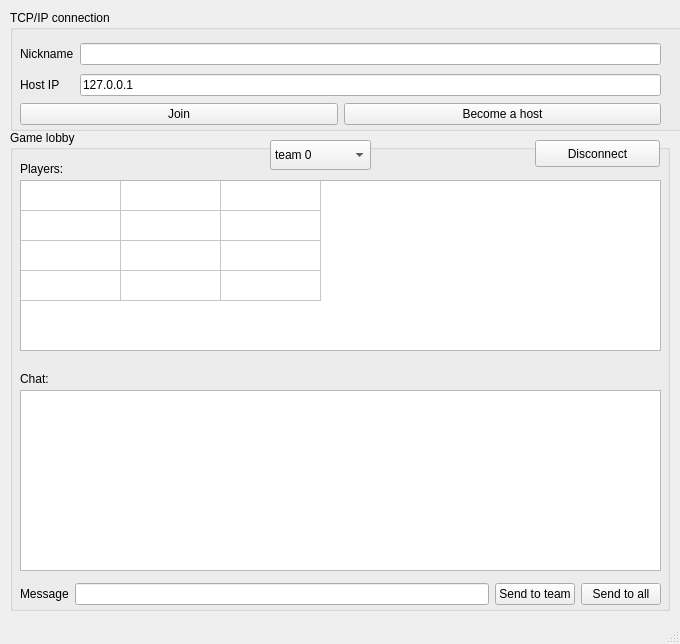
<?xml version="1.0" encoding="UTF-8"?>
<ui version="4.0">
 <class>LobbyFrame</class>
 <widget class="QMainWindow" name="LobbyFrame">
  <property name="geometry">
   <rect>
    <x>0</x>
    <y>0</y>
    <width>680</width>
    <height>644</height>
   </rect>
  </property>
  <property name="windowTitle">
   <string>MainWindow</string>
  </property>
  <widget class="QWidget" name="centralwidget">
   <widget class="QGroupBox" name="lobbyBox">
    <property name="enabled">
     <bool>true</bool>
    </property>
    <property name="geometry">
     <rect>
      <x>10</x>
      <y>130</y>
      <width>660</width>
      <height>481</height>
     </rect>
    </property>
    <property name="title">
     <string>Game lobby</string>
    </property>
    <widget class="QLabel" name="playersLabel">
     <property name="geometry">
      <rect>
       <x>10</x>
       <y>30</y>
       <width>72</width>
       <height>18</height>
      </rect>
     </property>
     <property name="text">
      <string>Players:</string>
     </property>
    </widget>
    <widget class="QLabel" name="chatLabel">
     <property name="geometry">
      <rect>
       <x>10</x>
       <y>240</y>
       <width>72</width>
       <height>18</height>
      </rect>
     </property>
     <property name="text">
      <string>Chat:</string>
     </property>
    </widget>
    <widget class="QListWidget" name="messages">
     <property name="geometry">
      <rect>
       <x>10</x>
       <y>260</y>
       <width>641</width>
       <height>181</height>
      </rect>
     </property>
    </widget>
    <widget class="QTableWidget" name="players">
     <property name="geometry">
      <rect>
       <x>10</x>
       <y>50</y>
       <width>641</width>
       <height>171</height>
      </rect>
     </property>
     <property name="editTriggers">
      <set>QAbstractItemView::NoEditTriggers</set>
     </property>
     <attribute name="horizontalHeaderVisible">
      <bool>false</bool>
     </attribute>
     <attribute name="verticalHeaderVisible">
      <bool>false</bool>
     </attribute>
     <row>
      <property name="text">
       <string>1</string>
      </property>
     </row>
     <row>
      <property name="text">
       <string>2</string>
      </property>
     </row>
     <row>
      <property name="text">
       <string>3</string>
      </property>
     </row>
     <row>
      <property name="text">
       <string>4</string>
      </property>
     </row>
     <column>
      <property name="text">
       <string>Nickname</string>
      </property>
     </column>
     <column>
      <property name="text">
       <string>IP</string>
      </property>
     </column>
     <column>
      <property name="text">
       <string>Team</string>
      </property>
     </column>
     <item row="0" column="0">
      <property name="text">
       <string/>
      </property>
     </item>
     <item row="0" column="1">
      <property name="text">
       <string/>
      </property>
     </item>
     <item row="0" column="2">
      <property name="text">
       <string/>
      </property>
     </item>
     <item row="1" column="0">
      <property name="text">
       <string/>
      </property>
     </item>
     <item row="1" column="1">
      <property name="text">
       <string/>
      </property>
     </item>
     <item row="1" column="2">
      <property name="text">
       <string/>
      </property>
     </item>
     <item row="2" column="0">
      <property name="text">
       <string/>
      </property>
     </item>
     <item row="2" column="1">
      <property name="text">
       <string/>
      </property>
     </item>
     <item row="2" column="2">
      <property name="text">
       <string/>
      </property>
     </item>
     <item row="3" column="0">
      <property name="text">
       <string/>
      </property>
     </item>
     <item row="3" column="1">
      <property name="text">
       <string/>
      </property>
     </item>
     <item row="3" column="2">
      <property name="text">
       <string/>
      </property>
     </item>
    </widget>
    <widget class="QPushButton" name="disconnectButton">
     <property name="geometry">
      <rect>
       <x>525</x>
       <y>10</y>
       <width>125</width>
       <height>27</height>
      </rect>
     </property>
     <property name="text">
      <string>Disconnect</string>
     </property>
    </widget>
    <widget class="QWidget" name="layoutWidget">
     <property name="geometry">
      <rect>
       <x>10</x>
       <y>450</y>
       <width>641</width>
       <height>29</height>
      </rect>
     </property>
     <layout class="QGridLayout" name="sendMessageGrid">
      <item row="0" column="1">
       <widget class="QLineEdit" name="messageInput">
        <property name="maxLength">
         <number>164</number>
        </property>
       </widget>
      </item>
      <item row="0" column="0">
       <widget class="QLabel" name="messageLabel">
        <property name="text">
         <string>Message</string>
        </property>
       </widget>
      </item>
      <item row="0" column="3">
       <widget class="QPushButton" name="sendPublicMessageButton">
        <property name="text">
         <string>Send to all</string>
        </property>
       </widget>
      </item>
      <item row="0" column="2">
       <widget class="QPushButton" name="sendPrivateMessageButton">
        <property name="text">
         <string>Send to team</string>
        </property>
       </widget>
      </item>
     </layout>
    </widget>
    <widget class="QComboBox" name="comboBox">
     <property name="geometry">
      <rect>
       <x>260</x>
       <y>10</y>
       <width>101</width>
       <height>30</height>
      </rect>
     </property>
     <item>
      <property name="text">
       <string>team 0</string>
      </property>
     </item>
     <item>
      <property name="text">
       <string>team 1</string>
      </property>
     </item>
     <item>
      <property name="text">
       <string>team 2</string>
      </property>
     </item>
     <item>
      <property name="text">
       <string>team 3</string>
      </property>
     </item>
    </widget>
    <zorder>layoutWidget</zorder>
    <zorder>playersLabel</zorder>
    <zorder>chatLabel</zorder>
    <zorder>messages</zorder>
    <zorder>players</zorder>
    <zorder>disconnectButton</zorder>
    <zorder>comboBox</zorder>
   </widget>
   <widget class="QGroupBox" name="conectionBox">
    <property name="geometry">
     <rect>
      <x>10</x>
      <y>10</y>
      <width>681</width>
      <height>121</height>
     </rect>
    </property>
    <property name="title">
     <string>TCP/IP connection</string>
    </property>
    <widget class="QWidget" name="layoutWidget">
     <property name="geometry">
      <rect>
       <x>10</x>
       <y>30</y>
       <width>641</width>
       <height>60</height>
      </rect>
     </property>
     <layout class="QGridLayout" name="inputsGrid">
      <item row="0" column="0">
       <widget class="QLabel" name="nicknameLabel">
        <property name="text">
         <string>Nickname</string>
        </property>
       </widget>
      </item>
      <item row="0" column="1">
       <widget class="QLineEdit" name="nicknameInput"/>
      </item>
      <item row="1" column="0">
       <widget class="QLabel" name="ipLabel">
        <property name="text">
         <string>Host IP</string>
        </property>
       </widget>
      </item>
      <item row="1" column="1">
       <widget class="QLineEdit" name="ipInput">
        <property name="text">
         <string>127.0.0.1</string>
        </property>
       </widget>
      </item>
     </layout>
    </widget>
    <widget class="QWidget" name="layoutWidget">
     <property name="geometry">
      <rect>
       <x>10</x>
       <y>90</y>
       <width>641</width>
       <height>29</height>
      </rect>
     </property>
     <layout class="QGridLayout" name="buttonsGrid">
      <item row="0" column="0">
       <widget class="QPushButton" name="joinHostButton">
        <property name="text">
         <string>Join</string>
        </property>
       </widget>
      </item>
      <item row="0" column="1">
       <widget class="QPushButton" name="makeHostButton">
        <property name="text">
         <string>Become a host</string>
        </property>
       </widget>
      </item>
     </layout>
    </widget>
   </widget>
  </widget>
  <widget class="QStatusBar" name="statusbar"/>
 </widget>
 <resources/>
 <connections/>
</ui>
